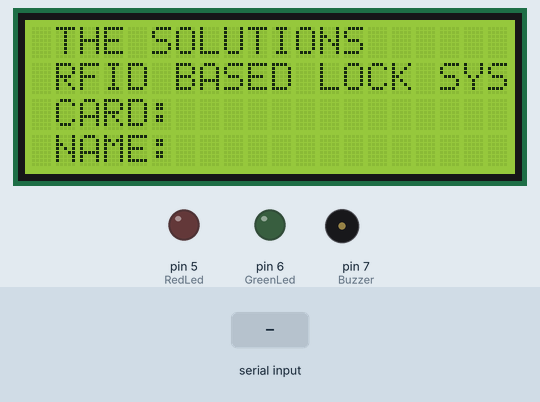
A sketch run on a simulated Arduino Uno, built with avr-gcc and run on an emulated ATmega328P. Shown: 20×4 character LCD, output pins drawn as LEDs (lit = HIGH), buzzer (waves = sounding, pin HIGH). The test bench sets the inputs (shaded band). What the sketch prints to the serial monitor is not drawn.

Above: at 1.2 s.
1.3 s: "EARTH4089561" received over Serial
At 2.4 s:
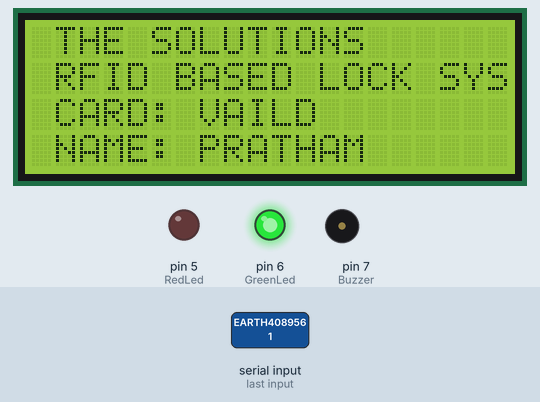
4.3 s: "FIRE40957894" received over Serial
At 4.9 s:
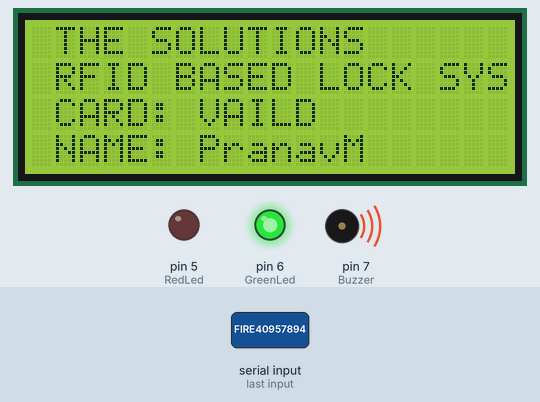
7.3 s: "WATER4089974" received over Serial
At 8.6 s:
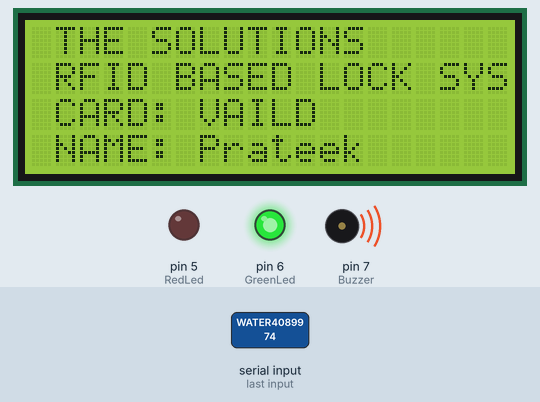
10.3 s: "FIRE40957894" received over Serial
At 13.9 s:
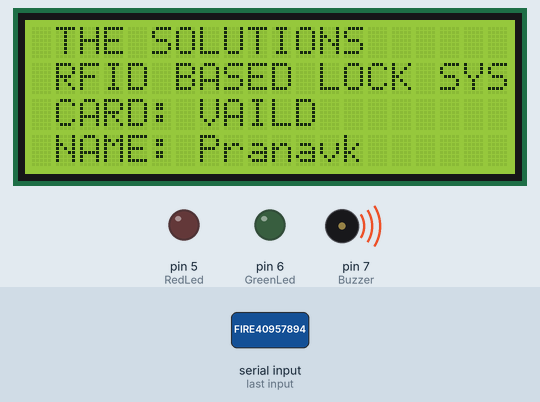
Timing chart, 0 to 14.3 s (numbered marks = the images above; inputs shaded):
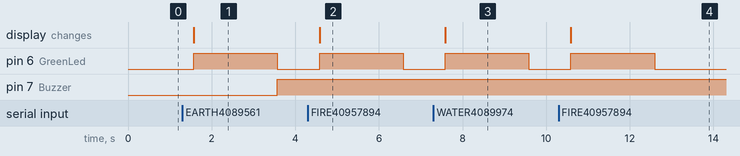

The sketch:

aur-rfid.ino
```cpp
#include <LiquidCrystal.h>
LiquidCrystal lcd(13, 12, 11, 10, 9, 8);
const int RedLed = 5;
const int GreenLed = 6;
const int Buzzer = 7;
int count = 0;
char c;
String id;
int wait = 2000;
void setup() {
  Serial.begin(9600);
  pinMode(RedLed, OUTPUT);
  pinMode(GreenLed, OUTPUT);
  pinMode(Buzzer, OUTPUT);
  Serial.println("Please Scan your RFID Card");
  lcd.begin(20, 4);
  lcd.setCursor(0, 0);
  lcd.print(" THE SOLUTIONS ");
  lcd.setCursor(0, 1);
  lcd.print(" RFID BASED LOCK SYSTEM");
  lcd.setCursor(0, 2);
  lcd.print(" CARD:");
  lcd.setCursor(0, 3);
  lcd.print(" NAME:");
}
void loop() {
  while (Serial.available() > 0) {
    c = Serial.read();
    count++;
    id += c;
    if (count == 12) {
      Serial.print(id);
      //break;
      if (id == "EARTH4089561") {
        Serial.println("Vaild Card");
        lcd.setCursor(0, 2);
        lcd.print(" CARD: VAILD");
        lcd.setCursor(0, 3);
        lcd.print(" NAME: PRATHAM");
        digitalWrite(GreenLed, HIGH);
        delay(wait);
        digitalWrite(GreenLed, LOW);
        digitalWrite(Buzzer, HIGH);
        lcd.setCursor(0, 2);
        lcd.print(" CARD:");
        lcd.setCursor(0, 3);
        lcd.print(" NAME:");
      } else if (id == "FIRE40957894") {
        Serial.println("Vaild Card");
        lcd.setCursor(0, 2);
        lcd.print(" CARD: VAILD");
        lcd.setCursor(0, 3);
        lcd.print(" NAME: Pranav");
        digitalWrite(GreenLed, HIGH);
        delay(wait);
        digitalWrite(GreenLed, LOW);
        digitalWrite(Buzzer, HIGH);
        lcd.setCursor(0, 2);
        lcd.print(" CARD:");
        lcd.setCursor(0, 3);
        lcd.print(" NAME:");
      } else if (id == "WATER4089974") {
        Serial.println("Vaild Card");
        lcd.setCursor(0, 2);
        lcd.print(" CARD: VAILD");
        lcd.setCursor(0, 3);
        lcd.print(" NAME: Prateek");
        digitalWrite(GreenLed, HIGH);
        delay(wait);
        digitalWrite(GreenLed, LOW);
        digitalWrite(Buzzer, HIGH);
        lcd.setCursor(0, 2);
        lcd.print(" CARD:");
        lcd.setCursor(0, 3);
        lcd.print(" NAME:");
      } else {
        Serial.println("Invaild Card");
        lcd.setCursor(0, 2);
        lcd.print(" CARD: INVAILD");
        lcd.setCursor(0, 3);
        lcd.print(" NAME: UNKNOWN");
        digitalWrite(RedLed, HIGH);
        digitalWrite(Buzzer, HIGH);
        delay(500);
        digitalWrite(Buzzer, LOW);
        delay(2000);
        digitalWrite(RedLed, LOW);
        lcd.setCursor(0, 2);
        lcd.print(" CARD:");
        lcd.setCursor(0, 3);
        lcd.print(" NAME:");
      }
    }
  }
  count = 0;
  id = "";
  delay(500);
}
```

Measured:
- after the input at 1.3 s, pin 6 (GreenLed): LOW → HIGH after 0.27 s, → LOW 2.0 s later; pin 7 (Buzzer): LOW → HIGH after 2.3 s; the display: changes after 0.27 s (image 1)
- after the input at 4.3 s, pin 6 (GreenLed): LOW → HIGH after 0.28 s, → LOW 2.0 s later; the display: changes after 0.28 s (image 2)
- after the input at 7.3 s, pin 6 (GreenLed): LOW → HIGH after 0.29 s, → LOW 2.0 s later; the display: changes after 0.29 s (image 3)
- after the input at 10.3 s, pin 6 (GreenLed): LOW → HIGH after 0.29 s, → LOW 2.0 s later; the display: changes after 0.29 s (image 4)
